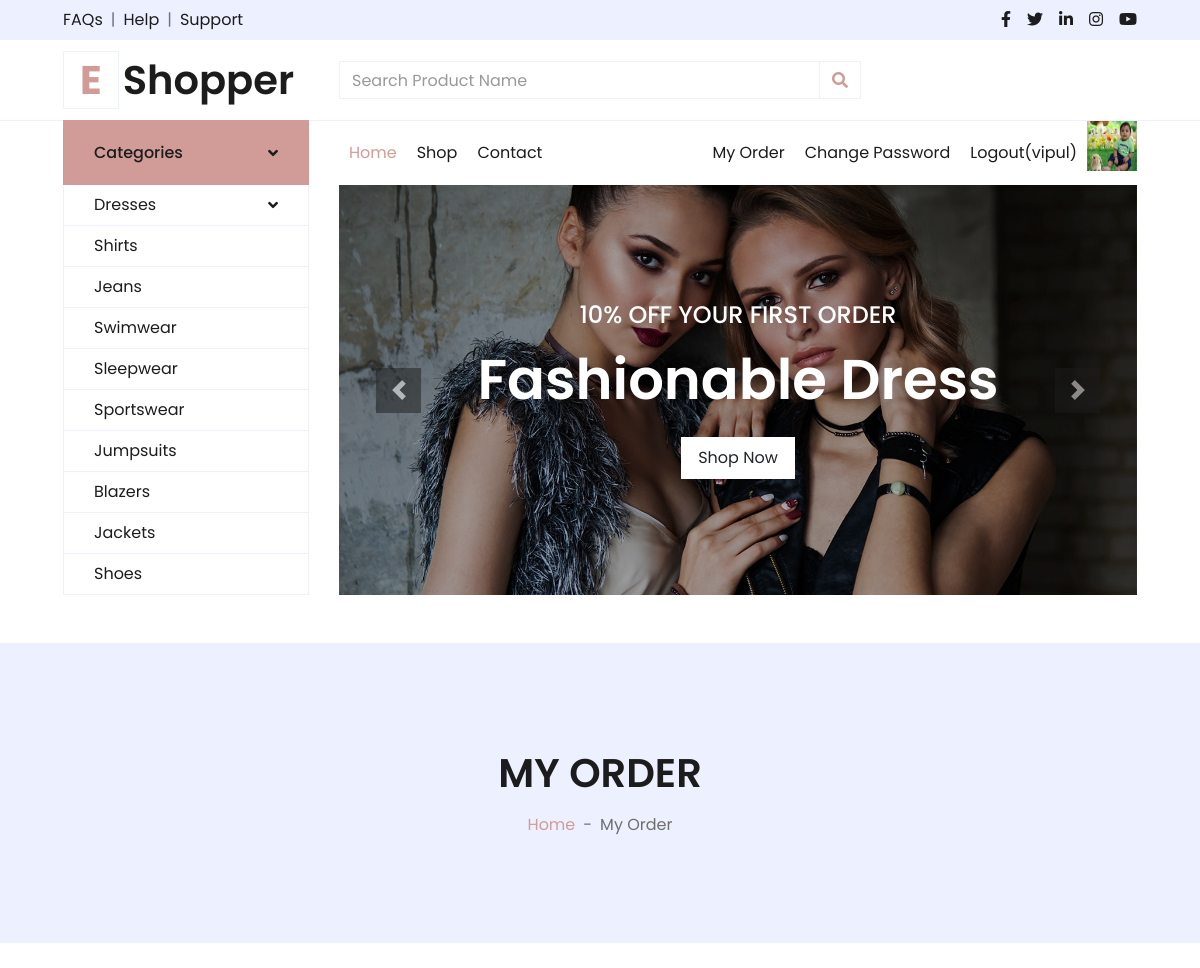
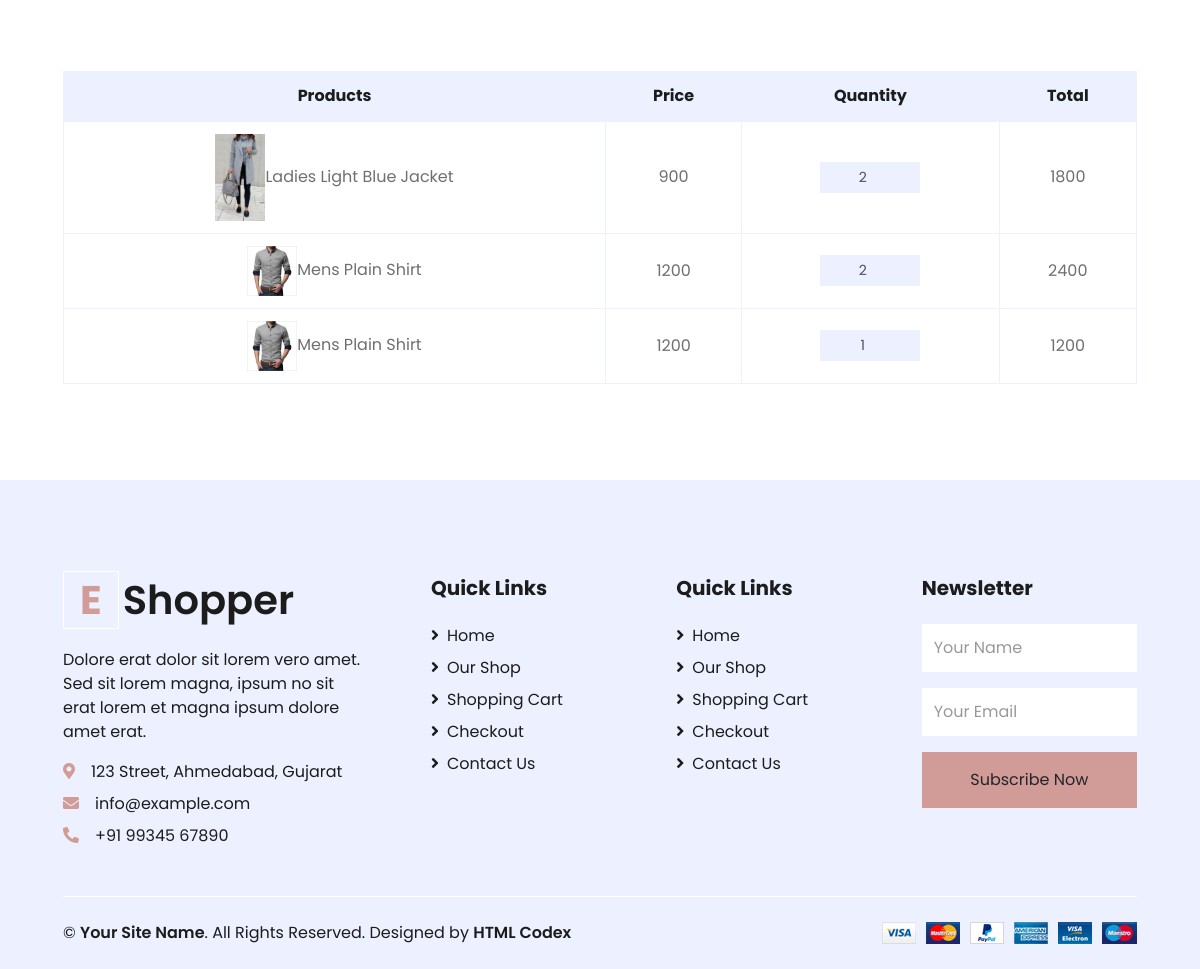
/myorder/ (signed in), run on the app's committed database (2 pictures, top to bottom).
### myapp/models.py (models this page shows, shortened)
class  User(models.Model):
	fname=models.CharField(max_length=100)
	lname=models.CharField(max_length=100)
	email=models.EmailField()
	mobile=models.PositiveIntegerField()
	address=models.TextField()
	password=models.CharField(max_length=100)
	profile_pic=models.ImageField(upload_to="profile_pic/")
	usertype=models.CharField(max_length=100,default="buyer")

class Cart(models.Model):
	user=models.ForeignKey(User,on_delete=models.CASCADE)
	product=models.ForeignKey(Product,on_delete=models.CASCADE)
	date=models.DateTimeField(default=timezone.now)
	product_price=models.PositiveIntegerField()
	product_qty=models.PositiveIntegerField()
	total_price=models.PositiveIntegerField()
	payment_status=models.BooleanField(default=False)

class Product(models.Model):
	category=(
		('men','men'),
		('women','women'),
		('kid','kid'),
		)
	size=(
		("s","s"),
		("m","m"),
		("l","l"),
		("xl","xl"),
		("xxl","xxl"),
		)
	seller=models.ForeignKey(User,on_delete=models.CASCADE)
	product_category=models.CharField(max_length=100,choices=category)
	product_name=models.CharField(max_length=100)
	product_price=models.PositiveIntegerField()
	product_desc=models.TextField()
	product_size=models.CharField(max_length=100,choices=size)
	product_image=models.ImageField(upload_to='product_image/')

### myapp/views.py (the view)
# urls.py: path('myorder/',views.myorder,name='myorder'),
def myorder(request):
	user=User.objects.get(email=request.session['email'])
	carts=Cart.objects.filter(user=user,payment_status=True)
	return render(request,'myorder.html',{'carts':carts})

### myapp/templates/myorder.html (shortened to what this page needs)
 {% extends 'header.html' %}
{% load static %}
{% block content %}
<!DOCTYPE html>
<html lang="en">
<head>
</head>
<body>
    <div class="container-fluid bg-secondary mb-5">
        <div class="d-flex flex-column align-items-center justify-content-center" style="min-height: 300px">
            <h1 class="font-weight-semi-bold text-uppercase mb-3">My Order</h1>
            <div class="d-inline-flex">
                <p class="m-0"><a href="">Home</a></p>
                <p class="m-0 px-2">-</p>
                <p class="m-0">My Order</p>
            </div>
        </div>
    </div>
    <div class="container-fluid pt-5">
        <div class="row px-xl-5">
            <div class="col-lg-12 table-responsive mb-5">
                <table class="table table-bordered text-center mb-0">
                    <thead class="bg-secondary text-dark">
                        <tr>
                            <th>Products</th>
                            <th>Price</th>
                            <th>Quantity</th>
                            <th>Total</th>
                        </tr>
                    </thead>
                    <tbody class="align-middle">
                        {% for i in carts %}
                        <tr>
                            <td class="align-middle"><img src="{{i.product.product_image.url}}" alt="" style="width: 50px;">{{i.product.product_name}}</td>
                            <td class="align-middle">{{i.product.product_price}}</td>
                            <td class="align-middle">
                                <div class="input-group quantity mx-auto" style="width: 100px;">
                                    <form method="post" action="{% url 'change-qty' %}">
                                        <input type="number" class="form-control form-control-sm bg-secondary text-center" value="{{i.product_qty}}" name="product_qty" onchange="this.form.submit();" readonly>
                                    </form>
                                </div>
                            </td>
                            <td class="align-middle">{{i.total_price}}</td>
                        </tr>
                        {% endfor %}
                    </tbody>
                </table>
            </div>
        </div>
    </div>
</body>
</html>
{% endblock %}

### myapp/templates/header.html (shortened to what this page needs)
{% load static %}
<!DOCTYPE html>
<html lang="en">
<head>
    <link href="https://cdnjs.cloudflare.com/ajax/libs/font-awesome/5.10.0/css/all.min.css" rel="stylesheet">
    <link href="{% static 'lib/owlcarousel/assets/owl.carousel.min.css' %}" rel="stylesheet">
    <link href="{% static 'css/style.css' %}" rel="stylesheet">
</head>
<body>
    <div class="container-fluid">
        <div class="row bg-secondary py-2 px-xl-5">
            <div class="col-lg-6 d-none d-lg-block">
                <div class="d-inline-flex align-items-center">
                    <a class="text-dark" href="">FAQs</a>
                    <span class="text-muted px-2">|</span>
                    <a class="text-dark" href="">Help</a>
                    <span class="text-muted px-2">|</span>
                    <a class="text-dark" href="">Support</a>
                </div>
            </div>
            <div class="col-lg-6 text-center text-lg-right">
                <div class="d-inline-flex align-items-center">
                    <a class="text-dark px-2" href="">
                        <i class="fab fa-facebook-f"></i>
                    </a>
                    <a class="text-dark px-2" href="">
                        <i class="fab fa-twitter"></i>
                    </a>
                    <a class="text-dark px-2" href="">
                        <i class="fab fa-linkedin-in"></i>
                    </a>
                    <a class="text-dark px-2" href="">
                        <i class="fab fa-instagram"></i>
                    </a>
                    <a class="text-dark pl-2" href="">
                        <i class="fab fa-youtube"></i>
                    </a>
                </div>
            </div>
        </div>
        <div class="row align-items-center py-3 px-xl-5">
            <div class="col-lg-3 d-none d-lg-block">
                <a href="" class="text-decoration-none">
                    <h1 class="m-0 display-5 font-weight-semi-bold"><span class="text-primary font-weight-bold border px-3 mr-1">E</span>Shopper</h1>
                </a>
            </div>
            <div class="col-lg-6 col-6 text-left">
                <form action="{% url 'search' %}" method="post">
                    <div class="input-group">
                        <input type="text" name="search" class="form-control" placeholder="Search Product Name">
                        <div class="input-group-append">
                            <span class="input-group-text bg-transparent text-primary">
                                <i class="fa fa-search"></i>
                            </span>
                        </div>
                    </div>
                </form>
            </div>
        </div>
    </div>
    <div class="container-fluid mb-5">
        <div class="row border-top px-xl-5">
            <div class="col-lg-3 d-none d-lg-block">
                <a class="btn shadow-none d-flex align-items-center justify-content-between bg-primary text-white w-100" data-toggle="collapse" href="#navbar-vertical" style="height: 65px; margin-top: -1px; padding: 0 30px;" >
                    <h6 class="m-0">Categories</h6>
                    <i class="fa fa-angle-down text-dark"></i>
                </a>
                <nav class="collapse-position-absolute navbar navbar-vertical navbar-light align-items-start p-0 border border-top-0 border-bottom-0 bg-light" id="navbar-vertical">
                    <div class="navbar-nav w-100 overflow-hidden" style="height: 410px">
                        <div class="nav-item dropdown">
                            <a href="#" class="nav-link" data-toggle="dropdown">Dresses <i class="fa fa-angle-down float-right mt-1"></i></a>
                        </div>
                        <a href="" class="nav-item nav-link">Shirts</a>
                        <a href="" class="nav-item nav-link">Jeans</a>
                        <a href="" class="nav-item nav-link">Swimwear</a>
                        <a href="" class="nav-item nav-link">Sleepwear</a>
                        <a href="" class="nav-item nav-link">Sportswear</a>
                        <a href="" class="nav-item nav-link">Jumpsuits</a>
                        <a href="" class="nav-item nav-link">Blazers</a>
                        <a href="" class="nav-item nav-link">Jackets</a>
                        <a href="" class="nav-item nav-link">Shoes</a>
                    </div>
                </nav>
            </div>
            <div class="col-lg-9">
                <nav class="navbar navbar-expand-lg bg-light navbar-light py-3 py-lg-0 px-0">
                    <div class="collapse navbar-collapse justify-content-between" id="navbarCollapse">
                        <div class="navbar-nav mr-auto py-0">
                            <a href="/" class="nav-item nav-link active">Home</a>
                            <a href="{% url 'shop' %}" class="nav-item nav-link">Shop</a>
                            <a href="{% url 'contact' %}" class="nav-item nav-link">Contact</a>
                        </div>
                        <div class="navbar-nav ml-auto py-0">
                            {% if request.session.email %}
                                <a href="{% url 'myorder' %}" class="nav-item nav-link">My Order</a>
                                <a href="{% url 'change-password' %}" class="nav-item nav-link">Change Password</a>
                                <a href="{% url 'logout' %}" class="nav-item nav-link">Logout({{request.session.fname}})</a>
                                <img src="{{request.session.profile_pic}}" width="50px" height="50px">
                            {% else %}
                                <a href="{% url 'login' %}" class="nav-item nav-link">Login</a>
                                <a href="{% url 'register' %}" class="nav-item nav-link">Register</a>
                            {% endif %}
                        </div>
                    </div>
                </nav>
                <div id="header-carousel" class="carousel slide" data-ride="carousel">
                    <div class="carousel-inner">
                        <div class="carousel-item active" style="height: 410px;">
                            <img class="img-fluid" src="{% static 'img/carousel-1.jpg' %}" alt="Image">
                            <div class="carousel-caption d-flex flex-column align-items-center justify-content-center">
                                <div class="p-3" style="max-width: 700px;">
                                    <h4 class="text-light text-uppercase font-weight-medium mb-3">10% Off Your First Order</h4>
                                    <h3 class="display-4 text-white font-weight-semi-bold mb-4">Fashionable Dress</h3>
                                    <a href="" class="btn btn-light py-2 px-3">Shop Now</a>
                                </div>
                            </div>
                        </div>
                    </div>
                    <a class="carousel-control-prev" href="#header-carousel" data-slide="prev">
                        <div class="btn btn-dark" style="width: 45px; height: 45px;">
                            <span class="carousel-control-prev-icon mb-n2"></span>
                        </div>
                    </a>
                    <a class="carousel-control-next" href="#header-carousel" data-slide="next">
                        <div class="btn btn-dark" style="width: 45px; height: 45px;">
                            <span class="carousel-control-next-icon mb-n2"></span>
                        </div>
                    </a>
                </div>
            </div>
        </div>
    </div>
{% block content %}
{% endblock %}
    <div class="container-fluid bg-secondary text-dark mt-5 pt-5">
        <div class="row px-xl-5 pt-5">
            <div class="col-lg-4 col-md-12 mb-5 pr-3 pr-xl-5">
                <a href="" class="text-decoration-none">
                    <h1 class="mb-4 display-5 font-weight-semi-bold"><span class="text-primary font-weight-bold border border-white px-3 mr-1">E</span>Shopper</h1>
                </a>
                <p>Dolore erat dolor sit lorem vero amet. Sed sit lorem magna, ipsum no sit erat lorem et magna ipsum dolore amet erat.</p>
                <p class="mb-2"><i class="fa fa-map-marker-alt text-primary mr-3"></i>123 Street, Ahmedabad, Gujarat</p>
                <p class="mb-2"><i class="fa fa-envelope text-primary mr-3"></i>info@example.com</p>
                <p class="mb-0"><i class="fa fa-phone-alt text-primary mr-3"></i>+91 99345 67890</p>
            </div>
            <div class="col-lg-8 col-md-12">
                <div class="row">
                    <div class="col-md-4 mb-5">
                        <h5 class="font-weight-bold text-dark mb-4">Quick Links</h5>
                        <div class="d-flex flex-column justify-content-start">
                            <a class="text-dark mb-2" href="{% url 'index' %}"><i class="fa fa-angle-right mr-2"></i>Home</a>
                            <a class="text-dark mb-2" href="{% url 'shop' %}"><i class="fa fa-angle-right mr-2"></i>Our Shop</a>
                            <a class="text-dark mb-2" href="{% url 'cart' %}"><i class="fa fa-angle-right mr-2"></i>Shopping Cart</a>
                            <a class="text-dark mb-2" href="{% url 'checkout' %}"><i class="fa fa-angle-right mr-2"></i>Checkout</a>
                            <a class="text-dark" href="{% url 'contact' %}"><i class="fa fa-angle-right mr-2"></i>Contact Us</a>
                        </div>
                    </div>
                    <div class="col-md-4 mb-5">
                        <h5 class="font-weight-bold text-dark mb-4">Quick Links</h5>
                        <div class="d-flex flex-column justify-content-start">
                            <a class="text-dark mb-2" href="{% url 'index' %}"><i class="fa fa-angle-right mr-2"></i>Home</a>
                            <a class="text-dark mb-2" href="{% url 'shop' %}"><i class="fa fa-angle-right mr-2"></i>Our Shop</a>
                            <a class="text-dark mb-2" href="{% url 'cart' %}"><i class="fa fa-angle-right mr-2"></i>Shopping Cart</a>
                            <a class="text-dark mb-2" href="{% url 'checkout' %}"><i class="fa fa-angle-right mr-2"></i>Checkout</a>
                            <a class="text-dark" href="{% url 'contact' %}"><i class="fa fa-angle-right mr-2"></i>Contact Us</a>
                        </div>
                    </div>
                    <div class="col-md-4 mb-5">
                        <h5 class="font-weight-bold text-dark mb-4">Newsletter</h5>
                        <form action="">
                            <div class="form-group">
                                <input type="text" class="form-control border-0 py-4" placeholder="Your Name" required="required" />
                            </div>
                            <div class="form-group">
                                <input type="email" class="form-control border-0 py-4" placeholder="Your Email"
                                    required="required" />
                            </div>
                            <div>
                                <button class="btn btn-primary btn-block border-0 py-3" type="submit">Subscribe Now</button>
                            </div>
                        </form>
                    </div>
                </div>
            </div>
        </div>
        <div class="row border-top border-light mx-xl-5 py-4">
            <div class="col-md-6 px-xl-0">
                <p class="mb-md-0 text-center text-md-left text-dark">
                    &copy; <a class="text-dark font-weight-semi-bold" href="#">Your Site Name</a>. All Rights Reserved. Designed
                    by
                    <a class="text-dark font-weight-semi-bold" href="https://htmlcodex.com">HTML Codex</a>
                </p>
            </div>
            <div class="col-md-6 px-xl-0 text-center text-md-right">
                <img class="img-fluid" src="{% static 'img/payments.png' %}" alt="">
            </div>
        </div>
    </div>
</body>
</html>

### data on the page
User: session.fname "vipul"
Cart: product.product_image (picture), product.product_name "Ladies Light Blue Jacket", product.product_price "900", product_qty "2", total_price "1800"
Cart: product.product_image (picture), product.product_name "Mens Plain Shirt", product.product_price "1200", product_qty "2", total_price "2400"
Cart: product.product_image (picture), product.product_name "Mens Plain Shirt", product.product_price "1200", product_qty "1", total_price "1200"
